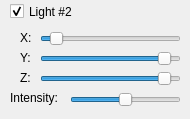
       <widget class="QWidget" name="light2">
        <widget class="QSlider" name="sliderLight2Z">
         <property name="geometry">
          <rect>
           <x>40</x>
           <y>69</y>
           <width>141</width>
           <height>19</height>
          </rect>
         </property>
         <property name="minimum">
          <number>-100</number>
         </property>
         <property name="maximum">
          <number>100</number>
         </property>
         <property name="value">
          <number>85</number>
         </property>
         <property name="sliderPosition">
          <number>85</number>
         </property>
         <property name="orientation">
          <enum>Qt::Horizontal</enum>
         </property>
        </widget>
        <widget class="QLabel" name="label_14">
         <property name="geometry">
          <rect>
           <x>20</x>
           <y>67</y>
           <width>21</width>
           <height>21</height>
          </rect>
         </property>
         <property name="text">
          <string>Z:</string>
         </property>
        </widget>
        <widget class="QLabel" name="label_15">
         <property name="geometry">
          <rect>
           <x>20</x>
           <y>27</y>
           <width>21</width>
           <height>21</height>
          </rect>
         </property>
         <property name="text">
          <string>X:</string>
         </property>
        </widget>
        <widget class="QSlider" name="sliderLight2Y">
         <property name="geometry">
          <rect>
           <x>40</x>
           <y>49</y>
           <width>141</width>
           <height>19</height>
          </rect>
         </property>
         <property name="minimum">
          <number>-100</number>
         </property>
         <property name="maximum">
          <number>100</number>
         </property>
         <property name="value">
          <number>85</number>
         </property>
         <property name="sliderPosition">
          <number>85</number>
         </property>
         <property name="orientation">
          <enum>Qt::Horizontal</enum>
         </property>
        </widget>
        <widget class="QSlider" name="sliderLight2X">
         <property name="geometry">
          <rect>
           <x>40</x>
           <y>29</y>
           <width>141</width>
           <height>19</height>
          </rect>
         </property>
         <property name="minimum">
          <number>-100</number>
         </property>
         <property name="maximum">
          <number>100</number>
         </property>
         <property name="value">
          <number>-85</number>
         </property>
         <property name="orientation">
          <enum>Qt::Horizontal</enum>
         </property>
        </widget>
        <widget class="QCheckBox" name="checkLight2">
         <property name="geometry">
          <rect>
           <x>10</x>
           <y>0</y>
           <width>70</width>
           <height>23</height>
          </rect>
         </property>
         <property name="text">
          <string>Light #2</string>
         </property>
         <property name="checked">
          <bool>true</bool>
         </property>
        </widget>
        <widget class="QLabel" name="label_16">
         <property name="enabled">
          <bool>true</bool>
         </property>
         <property name="geometry">
          <rect>
           <x>10</x>
           <y>90</y>
           <width>51</width>
           <height>16</height>
          </rect>
         </property>
         <property name="text">
          <string>Intensity:</string>
         </property>
        </widget>
        <widget class="QLabel" name="label_17">
         <property name="geometry">
          <rect>
           <x>20</x>
           <y>47</y>
           <width>21</width>
           <height>21</height>
          </rect>
         </property>
         <property name="text">
          <string>Y:</string>
         </property>
        </widget>
        <widget class="QSlider" name="sliderLighting2">
         <property name="enabled">
          <bool>true</bool>
         </property>
         <property name="geometry">
          <rect>
           <x>70</x>
           <y>90</y>
           <width>111</width>
           <height>20</height>
          </rect>
         </property>
         <property name="value">
          <number>50</number>
         </property>
         <property name="orientation">
          <enum>Qt::Horizontal</enum>
         </property>
         <property name="tickInterval">
          <number>1</number>
         </property>
        </widget>
       </widget>
